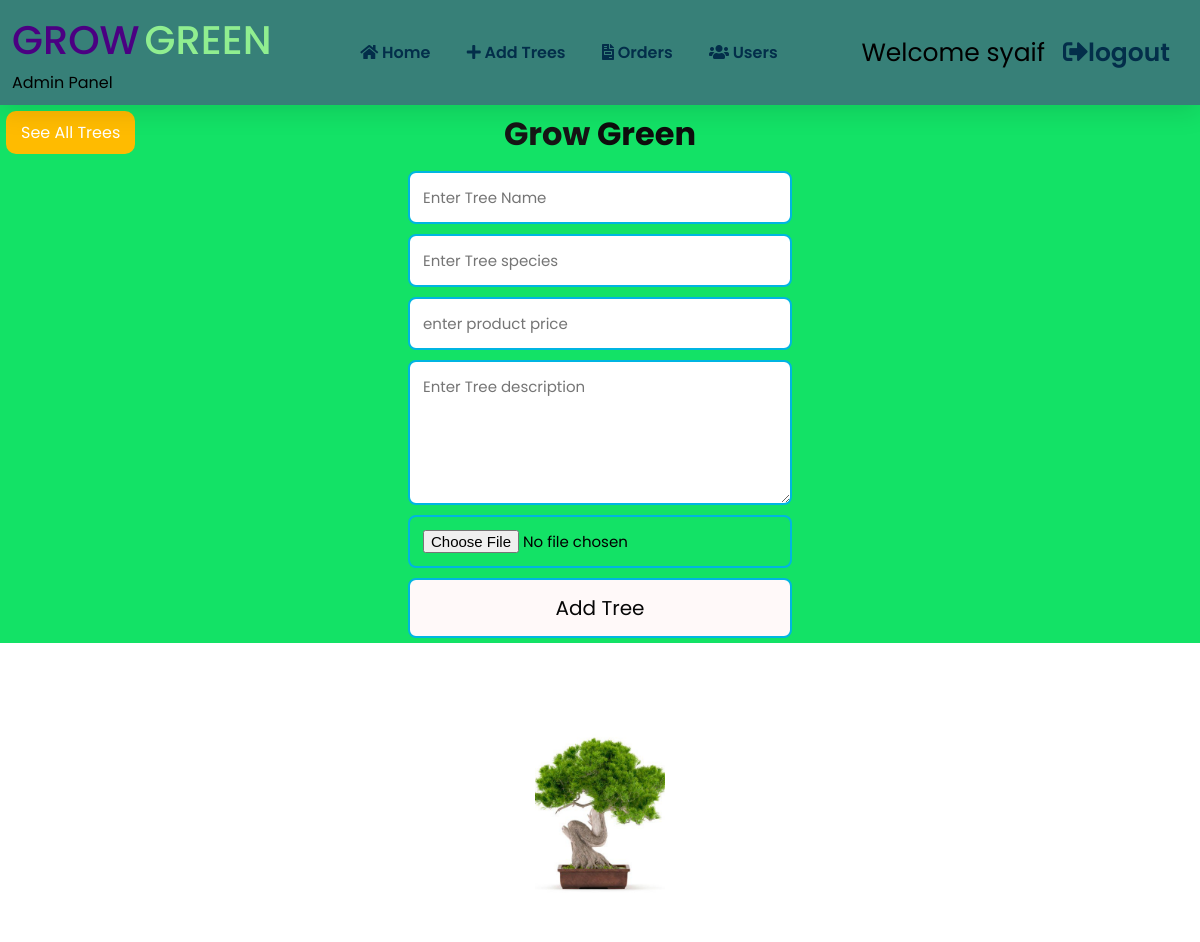
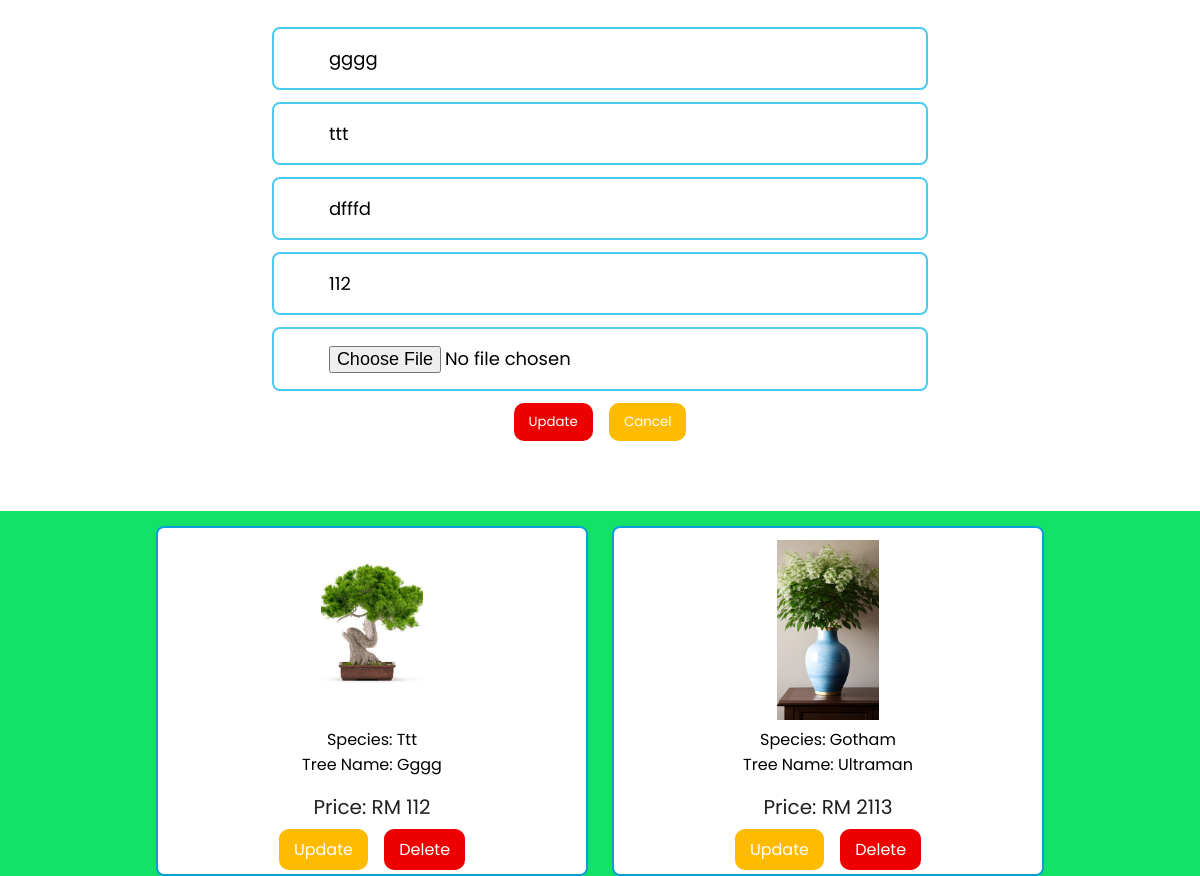
/add_trees.php?update=18 (signed in), run on the app's committed database (2 pictures, top to bottom).
### tables this page shows
CREATE TABLE `tree_info` (
  `tid` int(255) NOT NULL,
  `name` varchar(20) NOT NULL,
  `species` varchar(20) NOT NULL,
  `price` decimal(10,0) NOT NULL,
  `description` text NOT NULL,
  `image` varchar(10) NOT NULL,
  `date` datetime NOT NULL DEFAULT current_timestamp()
);

### add_trees.php (the view, shortened to what this page needs)
<?php
include 'config.php';
?>
<!DOCTYPE html>
<html lang="en">
<head>
  <link rel="stylesheet" href="./css/registerstyle.css">
</head>
<body>
  <?php
  include './admin_header.php'
  ?>
<a class="update_btn" style="position: fixed ; z-index:100;" href="total_trees.php">See All Trees</a>
  <div class="container_box">
    <form action="" method="POST" enctype="multipart/form-data">
      <h3>Grow <a href="index.php"><span>Green</span></a></h3>
      <input type="text" name="species" placeholder="Enter Tree Name" class="text_field ">
      <input type="text" name="treename" placeholder="Enter Tree species" class="text_field">
      <input type="number" min="0" name="price" class="text_field" placeholder="enter product price">
      <textarea name="tdesc" placeholder="Enter Tree description" id="" class="text_field" cols="18" rows="5"></textarea>
      <input type="file" name="image" accept="image/jpg, image/jpeg, image/png" class="text_field">
      <input type="submit" value="Add Tree" name="add_trees" class="btn text_field">
    </form>
  </div>
  <section class="edit-product-form">
<?php
   if(isset($_GET['update'])){
      $update_id = $_GET['update'];
      $update_query = mysqli_query($conn, "SELECT * FROM `tree_info` WHERE tid = '$update_id'") or die('query failed');
      if(mysqli_num_rows($update_query) > 0){
         while($fetch_update = mysqli_fetch_assoc($update_query)){
?>
<form action="" method="post" enctype="multipart/form-data">
   <img src="./added_trees/<?php echo $fetch_update['image']; ?>" alt="">
   <input type="text" name="update_name" value="<?php echo $fetch_update['name']; ?>" class="box" required placeholder="Enter Tree Name">
   <input type="text" name="update_species" value="<?php echo $fetch_update['species']; ?>" class="box" required placeholder="Enter species">
   <input type="text" name="update_description" value="<?php echo $fetch_update['description']; ?>" class="box" required placeholder="enter product description">
   <input type="number" name="update_price" value="<?php echo $fetch_update['price']; ?>" min="0" class="box" required placeholder="enter product price">
   <input type="file" class="box" name="update_image" accept="image/jpg, image/jpeg, image/png">
   <input type="submit" value="update" name="update_product" class="delete_btn" >
   <input type="reset" value="cancel" id="close-update" class="update_btn" >
</form>
<?php
      }
   }
   }else{
      echo '<script>document.querySelector(".edit-product-form").style.display = "none";</script>';
   }
?>
</section>
  <section class="show-products">
   <div class="box-container">
      <?php
         $select_tree = mysqli_query($conn, "SELECT * FROM tree_info ORDER BY date DESC LIMIT 2;") or die('query failed');
         if(mysqli_num_rows($select_tree) > 0){
            while($fetch_tree = mysqli_fetch_assoc($select_tree)){
      ?>
      <div class="box">
         <img class="trees_images" src="added_trees/<?php echo $fetch_tree['image']; ?>" alt="">
         <div class="name">Species: <?php echo $fetch_tree['species']; ?></div>
         <div class="name">Tree Name: <?php echo $fetch_tree['name']; ?></div>
         <div class="price">Price: RM <?php echo $fetch_tree['price']; ?></div>
         <a href="add_trees.php?update=<?php echo $fetch_tree['tid']; ?>" class="update_btn">update</a>
         <a href="add_trees.php?delete=<?php echo $fetch_tree['tid']; ?>" class="delete_btn" onclick="return confirm('delete this product?');">delete</a>
      </div>
      <?php
         }
      }else{
         echo '<p class="empty">no products added yet!</p>';
      }
      ?>
   </div>
</section>
</body>
</html>

### css/registerStyle.css (style rules this page uses)
* { text-decoration: none; }
body { font-family: "Poppins", sans-serif; background-image: linear-gradient( 45deg, rgba(0, 0, 3, 0.1), rgba(0, 0, 0, 0.5) ), url(../bgimg/5.jpg); background-repeat: no-repeat; background-position: center; background-size: cover; }
html { overflow-x: hidden; top: 0; bottom: 0; left: 0; right: 0; }
.container_box { display: flex; justify-content: center; align-items: center; }
.box { color: blue; background-color: white; }
.container form, .container_box form { margin: auto; display: flex; flex-direction: column; width: 60rem; text-align: center; align-items: center; }
.container form h3, .container_box form h3 { font-size: 32px; margin-bottom: 0.5rem; margin-top: 5px; text-transform: capitalize; color: rgb(22, 21, 21); }
.container_box form h3 a :first-child, .container form h3 a :first-child { color: rgb(121, 211, 80); }
.container form h3 a :last-child, .container_box form h3 a :last-child { color: rgb(14, 13, 13); }
.container form .text_field, .container_box form .text_field { width: 40%; border-radius: 8px; margin: 5px 0; padding: 13px 13px; font-size: 15px; color: black; border: 2px solid rgb(0, 181, 226); }
.container form .btn, .container_box form .btn { background-color: #fff9f9; color: rgb(7, 7, 7); font-size: 20px; }
.show-products .box-container { display: grid; grid-template-columns: repeat(auto-fit, 27rem); justify-content: center; gap: 1.5rem; max-width: 1200px; margin: 0 auto; align-items: flex-start; }
.show-products { padding-top: 0; margin-top: 15px; }
.show-products .box-container .box { text-align: center; padding: 12px; border-radius: 0.5rem; border: 2px solid rgb(15, 156, 221); }
.show-products .box-container .box img { height: 180px; }
.show-products .box-container .box .name { font-size: 1rem; color: black; text-transform: capitalize; }
.show-products .box-container .box .price { margin: 15px; font-size: 20px; color: rgb(32, 31, 31); }
.show-products .box-container .box .update_btn, .update_btn { background-color: rgb(255, 187, 0); padding: 9px 15px; margin: 6px; border-radius: 10px; color: white; text-transform: capitalize; }
.show-products .box-container .box .delete_btn, .delete_btn { background-color: rgb(238, 0, 0); padding: 9px 15px; margin: 6px; border-radius: 10px; color: white; text-transform: capitalize; }
.edit-product-form { background-color: white; display: flex; align-items: center; justify-content: center; padding: 2rem; overflow-y: scroll; top: 0; left: 0; z-index: 1200; width: 100%; }
.edit-product-form form { width: 50rem; padding: 2rem; text-align: center; border-radius: 0.5rem; background-color: var(--white); }
.edit-product-form form img { height: 233px; margin-bottom: 1rem; }
.edit-product-form form .box { margin: 6px 0; padding: 1rem 3.4rem; border: 2px solid rgb(76, 202, 240); border-radius: 0.5rem; background-color: white; font-size: 18px; color: black; width: 89%; }

### css/admin.css (style rules this page uses)
* { text-decoration: none; margin: 0; padding: 0; font-family: "Poppins", sans-serif; box-sizing: border-box; outline: none; border: none; }
body { background-color: #13e266; background-image: url("bgimg/helloworld.png"); background-repeat: no-repeat; }
.btn:not(:disabled):not(.disabled) { cursor: pointer; }
.btn { display: inline-block; font-weight: 400; text-align: center; white-space: nowrap; vertical-align: middle; user-select: none; border: 1px solid transparent; padding: 0.375rem 0.75rem; font-size: 13px; margin: 3px; line-height: 1.5; border-radius: 0.25rem; transition: color .15s ease-in-out, background-color .15s ease-in-out, border-color .15s ease-in-out, box-shadow .15s ease-in-out; }
a { color: #ff0000; text-decoration: none; background-color: transparent; }

### data on the page
tree_info: image (picture), update_name "gggg", update_species "ttt", update_description "dfffd", update_price "112", species "Ttt", name "Gggg", price "112"
tree_info: image (picture), species "Gotham", name "Ultraman", price "2113"

### other printed values
$_SESSION['admin_name'] "syaif"
